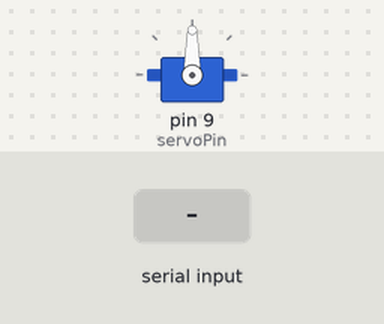
This sketch was run on a simulated Arduino Uno, built with avr-gcc and run on an emulated ATmega328P. Parts: servo. Inputs (shaded band) come from the test bench.

Above: at 2.0 s.
2.1 s: "l" received over Serial
At 4.8 s:
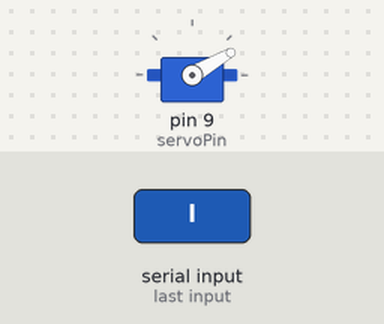
5.1 s: "m" received over Serial
At 8.8 s:
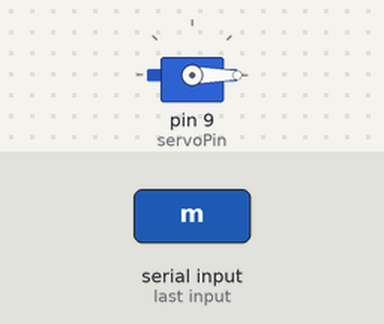
Timing chart, 0 to 10.5 s (numbered marks = the images above; inputs shaded):
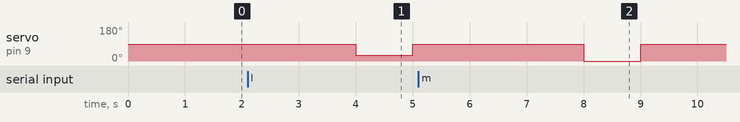

Measured:
- after the input at 2.1 s, servo on pin 9 (servoPin): 90° → 30° after 1.9 s, → 90° 1.0 s later
- after the input at 5.1 s, servo on pin 9 (servoPin): 90° → 0° after 2.9 s, → 90° 1.0 s later

The sketch:

sketch_mar06a.ino
```cpp
// Include the Servo library
#include <Servo.h>
// Declare the Servo pin
int servoPin = 9;
// Create a servo object
Servo Servo1;
void setup() {
Servo1.attach(servoPin);
  // put your setup code here, to run once:
Serial.begin(9600);
  // put your setup code here, to run once:
}

void loop() {
    Servo1.write(90);
    delay(1000);
//  // put your main code here, to run repeatedly:
  if(Serial.available()>0)
{
  char val= Serial.read();
  if(val=='s')
  {
    Servo1.write(90);
    delay(1000);
   }
  if(val=='l')
  {
   Servo1.write(90);
    delay(1000);
   // Make servo go to 90 degrees
   Servo1.write(30);
    delay(1000);
    Servo1.write(90);
    delay(1000);

   }
   if(val=='m')
  {
   Servo1.write(90);
    delay(1000);
   // Make servo go to 90 degrees
   Servo1.write(0);
    delay(1000);
    Servo1.write(90);
    delay(1000);   }
   if(val=='r')
  {
  Servo1.write(90);
    delay(1000);
   // Make servo go to 90 degrees
   Servo1.write(150);
    delay(1000);
    Servo1.write(90);
    delay(1000);
   }
  if(val=='n')
  {
   Servo1.write(90);
    delay(1000);
   // Make servo go to 90 degrees
   Servo1.write(180);
    delay(1000);
    Servo1.write(90);
    delay(1000);
  }
  }
}
```
